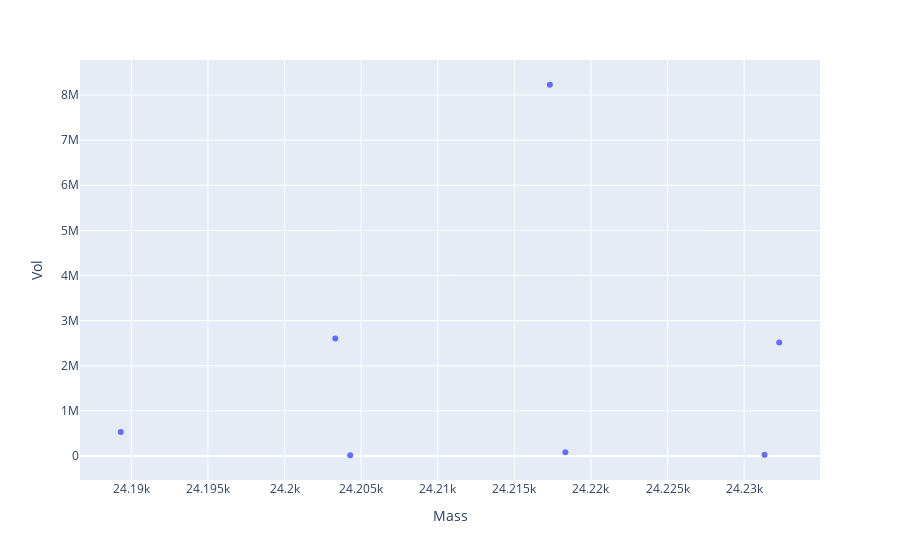

Notebook code for this chart:
### Code cell
df_top = dfa[(dfa.Mass>24189)&(dfa.Mass<24233)&(dfa.Vol>10000)]
plotly_zone(df_top, y='Vol')

### Figure 1 — Plotly figure (JSON) as saved in the notebook; plotly's stock layout.template omitted (floating-point values rounded to 4 significant figures)
{"data": [{"hovertemplate": "Mass=%{x}<br>Vol=%{y}<extra></extra>", "legendgroup": "", "marker": {"color": "#636efa", "symbol": "circle"}, "mode": "markers", "name": "", "orientation": "v", "showlegend": false, "type": "scatter", "x": [24230.0, 24230.0, 24220.0, 24220.0, 24200.0, 24200.0, 24190.0], "xaxis": "x", "y": [2517000.0, 24880.0, 83440.0, 8228000.0, 16330.0, 2606000.0, 530200.0], "yaxis": "y"}], "layout": {"legend": {"tracegroupgap": 0}, "margin": {"t": 60}, "xaxis": {"anchor": "y", "domain": [0, 1], "title": {"text": "Mass"}}, "yaxis": {"anchor": "x", "domain": [0, 1], "title": {"text": "Vol"}}}}
